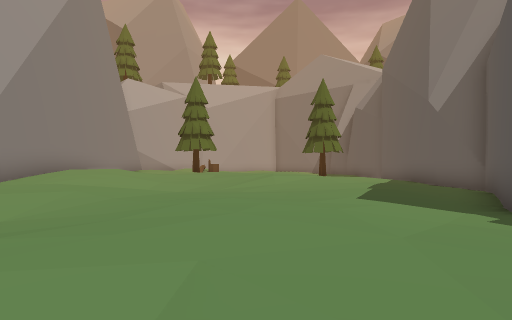
View 1 (above)

15 first-person views from a walk through a 3-D level made in the Unity game engine. The camera is 1.2 m above the floor, looks level and sees 75° across. The floor is counted in squares, 2 m on a side. Each view is taken from the middle of a square. On the plan, view 1 faces up. The plan holds only what a view shows up to about 10 squares ahead; the rest is blank. The place goes on beyond the plan. The player character is not drawn. Some surface patterns are stand-ins.

View 2
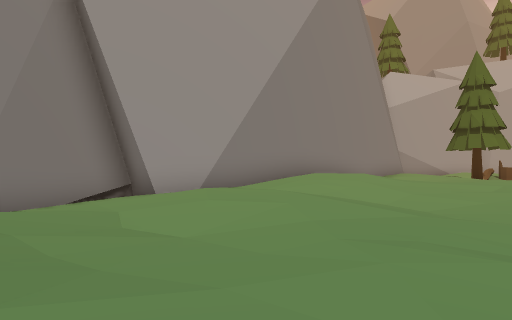

View 3
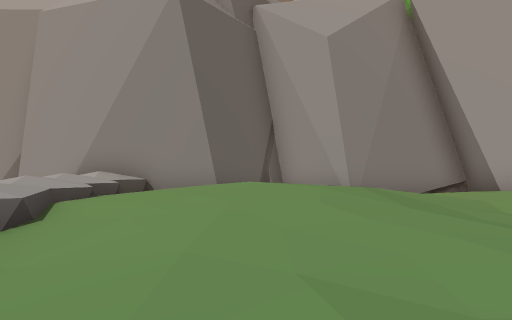

View 4
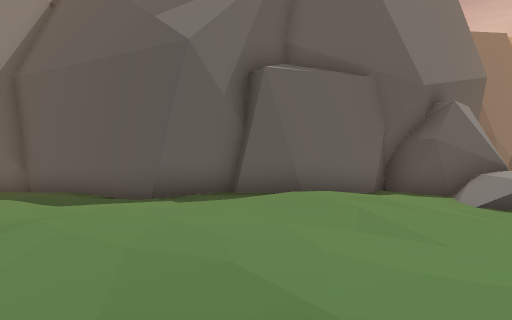

View 5
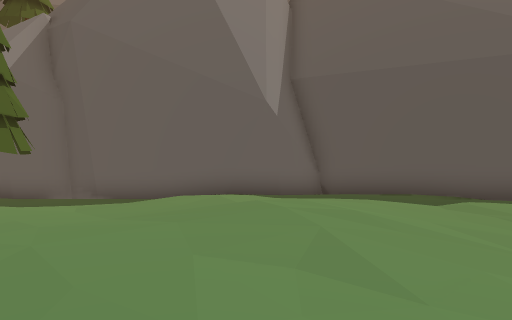

View 6
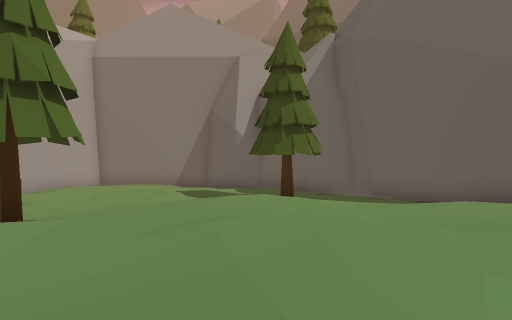

View 7
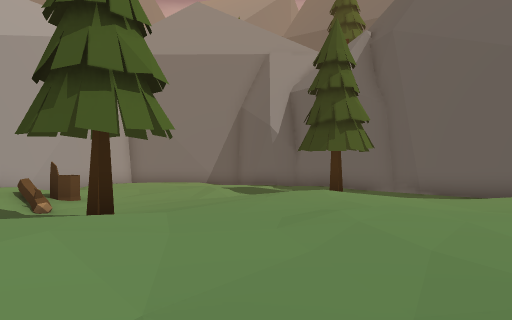

View 8
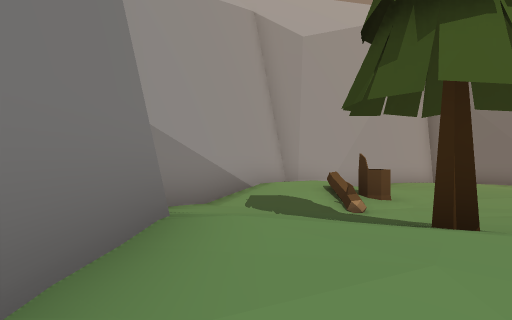

View 9
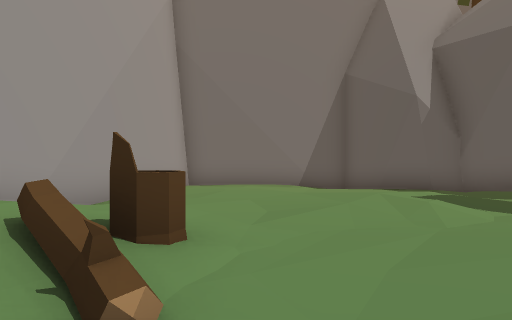

View 10
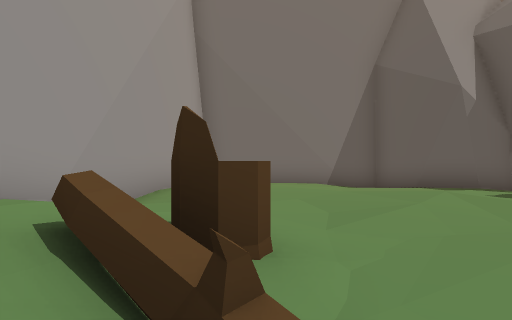

View 11
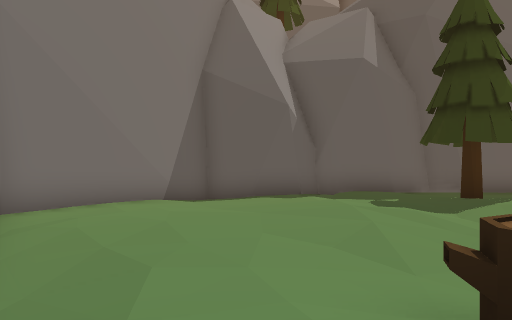

View 12
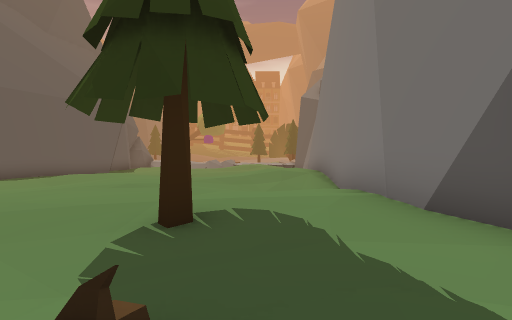

View 13
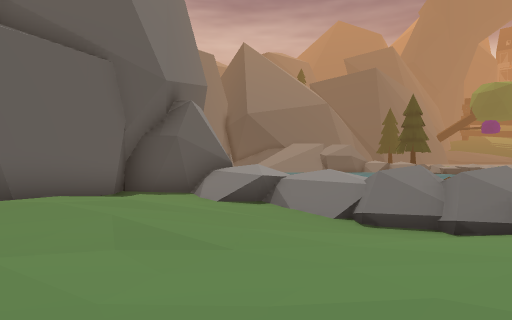

View 14
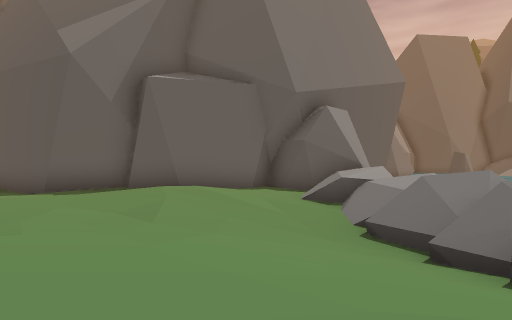

View 15
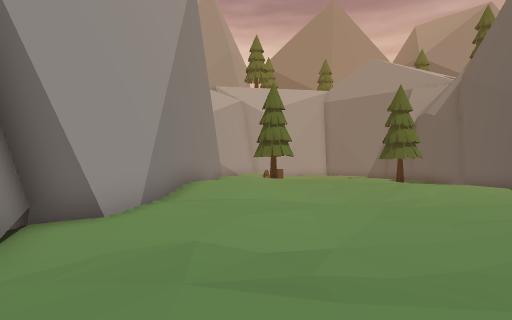

### Floor plan
Key: @ floor where view 1 was taken; # wall or solid block; . main floor; : floor 0.25 m higher than the main floor; - floor 0.25 m lower than the main floor; + floor 0.5 m higher than the main floor; _ floor 0.5 m lower than the main floor; * floor 0.75 m higher than the main floor; < floor 0.75 m lower than the main floor; % floor 1 m higher than the main floor; / step, stairs or slope; = window, fence, low wall or low ledge; ≈ water the walk keeps out of; v drop or lower ground; R rock; T tree; S stump; O other object.
Columns run from 9 left of view 1 to 6 right of it. Each row starts with its distance up from view 1.
 26         #####
 25       ###___##
 24      ##<_-___##
 23     #  __-__<<#
 22     #.O-__-___#
 21    ##.S___--__##
 20   ##--/<<_--__<#
 19   #--_<<_______#
 18   #---___--____#
 17   ##..T---.-T_<#
 16    #:.......-_<#
 15    #.......--_<#
 14    #.-.::..--__#
 13    #.-.::....-_#
 12    #:.::::....-#
 11    #++:.::::.--#
 10    #*+...:::.--#
  9    #+:.--.....-#
  8    #:.-_---...-#
  7   ##::..--...-##
  6  ##.::.......-#
  5  #-.........-##
  4  ##-.--.::...#
  3   #-....:::..#
  2   #.::::::::.#
  1  #  +++:..:::#
  0  ##  ++..@:::#
 -1   # :+:.--...##
 -2   #  :.-_--//R#
 -3   #= /R/R/=%/RR
 -4   #        vvRR
 -5  ##
 -6 ##≈
 -7 #≈

Where each view was taken, in squares from view 1:
view 1: 0 up, 0 right, facing up
view 2: 2 up, 0 right, facing up-left
view 3: 0 up, 1 right, facing left
view 4: 2 up, 4 left, facing right
view 5: 11 up, 4 left, facing right
view 6: 11 up, 4 left, facing up-right
view 7: 12 up, 5 left, facing up-right
view 8: 14 up, 5 left, facing up
view 9: 18 up, 4 left, facing up-right
view 10: 19 up, 4 left, facing up-right
view 11: 22 up, 4 left, facing right
view 12: 21 up, 4 left, facing down
view 13: 2 up, 3 left, facing down-right
view 14: 1 down, 5 left, facing right
view 15: 0 up, 4 left, facing up
